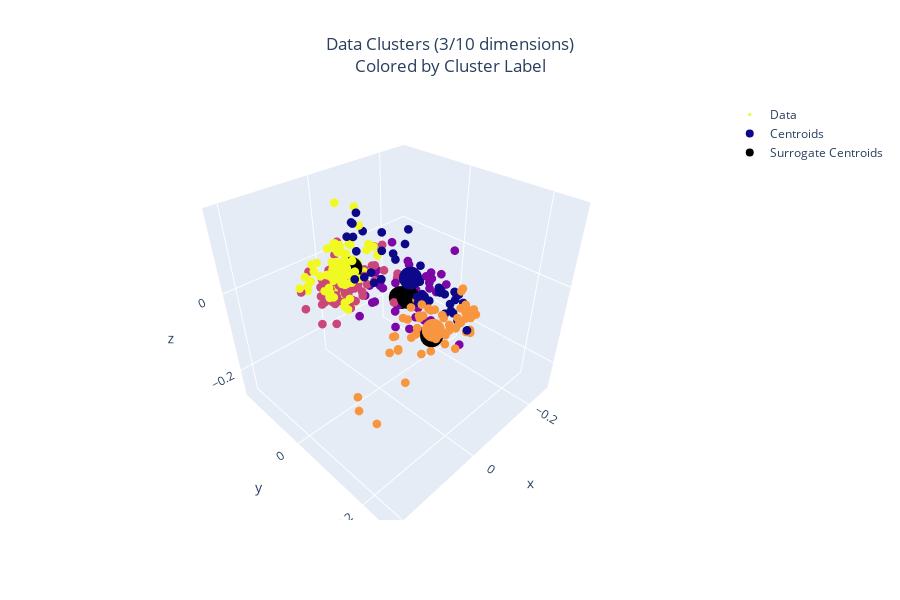

The notebook cell this image was saved under:
### Code cell
dims = [0,1,2]

full_data = go.Scatter3d(x=X_transformed[:,dims[0]],
                    y=X_transformed[:,dims[1]],
                    z=X_transformed[:,dims[2]],
                    mode='markers',
                    marker=dict(color=label,size=3),
                    name='Data')

centers = go.Scatter3d(x=centroid[:,dims[0]],
                       y=centroid[:,dims[1]],
                       z=centroid[:,dims[2]],
                       mode='markers',
                       marker=dict(color=np.arange(1,k+1),size=8),
                       name='Centroids')


data_centers = go.Scatter3d(x=cluster_centers[:,dims[0]],
                            y=cluster_centers[:,dims[1]],
                            z=cluster_centers[:,dims[2]],
                            mode='markers',
                            marker=dict(color='black',size=8),
                            name='Surrogate Centroids')


data = [full_data,centers,data_centers]

layout=go.Layout(width=900,height=600,title=dict(x=0.5,text=f'Data Clusters (3/{emb_shape} dimensions)<br>Colored by Cluster Label'))

fig = go.Figure(data=data,layout=layout)
fig.show()

### Figure 1 — Plotly figure (JSON) as saved in the notebook; plotly's stock layout.template omitted (floating-point values rounded to 4 significant figures; data arrays with more than 128 entries replaced by an {"elided": "..."} marker saying what was removed)
{"data": [{"marker": {"color": {"elided": "300 int values"}, "size": 3}, "mode": "markers", "name": "Data", "type": "scatter3d", "x": {"elided": "300 float values"}, "y": {"elided": "300 float values"}, "z": {"elided": "300 float values"}}, {"marker": {"color": [1, 2, 3, 4, 5], "size": 8}, "mode": "markers", "name": "Centroids", "type": "scatter3d", "x": [0.01, -0.1413, -0.005347, 0.06569, 0.03735], "y": [0.1019, -0.04499, -0.1062, 0.208, -0.06751], "z": [0.07241, -0.1053, -0.04056, 0.04268, 0.02884]}, {"marker": {"color": "black", "size": 8}, "mode": "markers", "name": "Surrogate Centroids", "type": "scatter3d", "x": [0.0183, -0.1179, -0.03538, 0.06892, 0.01316], "y": [0.105, -0.05053, -0.1221, 0.2076, -0.06217], "z": [0.03605, -0.1024, -0.02958, 0.0328, 0.02579]}], "layout": {"height": 600, "title": {"text": "Data Clusters (3/10 dimensions)<br>Colored by Cluster Label", "x": 0.5}, "width": 900}}
